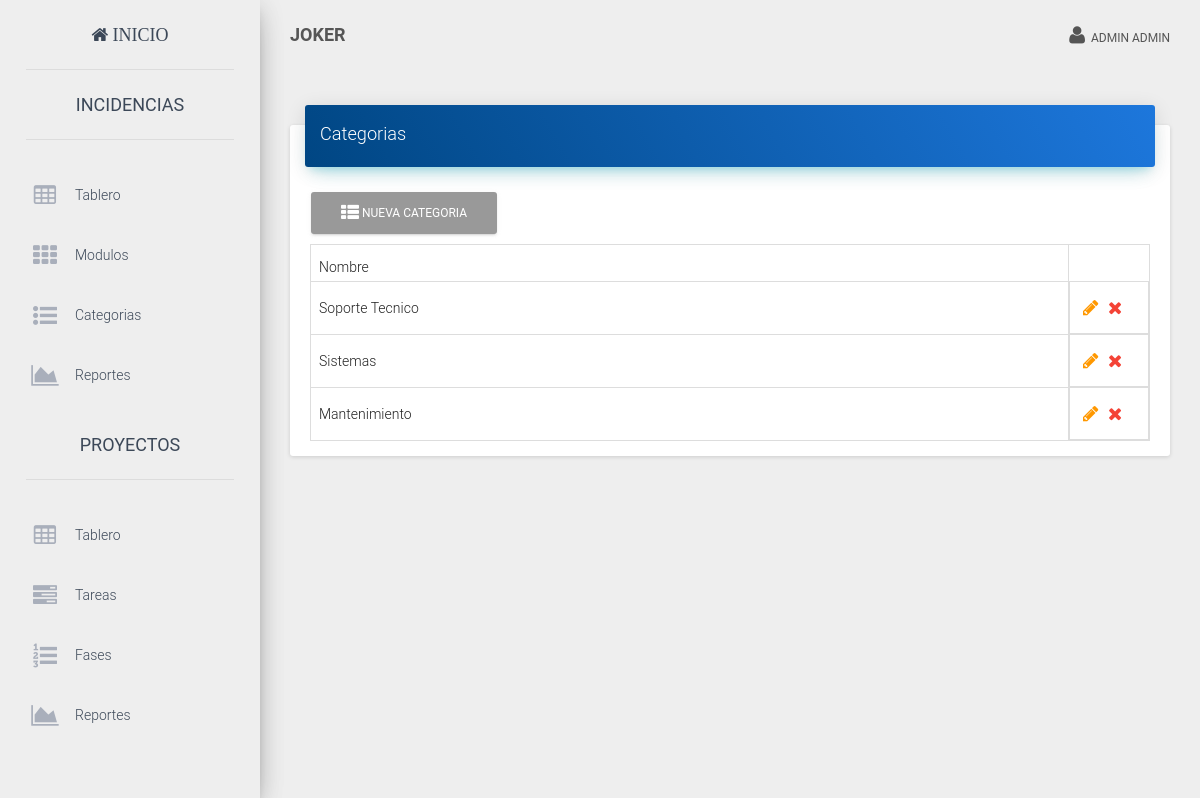
/?view=categories (signed in), run on the app's committed database.
### tables this page shows
CREATE TABLE IF NOT EXISTS `user` (
  `id` int NOT NULL AUTO_INCREMENT,
  `username` varchar(50) DEFAULT NULL,
  `name` varchar(50) DEFAULT NULL,
  `lastname` varchar(50) DEFAULT NULL,
  `email` varchar(255) DEFAULT NULL,
  `password` varchar(60) DEFAULT NULL,
  `is_active` tinyint(1) NOT NULL DEFAULT '1',
  `kind` int NOT NULL DEFAULT '1',
  `created_at` datetime DEFAULT NULL,
  PRIMARY KEY (`id`)
);

CREATE TABLE IF NOT EXISTS `category` (
  `id` int NOT NULL AUTO_INCREMENT,
  `name` varchar(200) DEFAULT NULL,
  PRIMARY KEY (`id`)
);

### core/controller/Lb.php (called while the page is built, shortened)
<?php
class Lb {
	public function start(){
		include "core/app/init.php";
	}
}
?>

### index.php (called while the page is built, shortened)
<?php
$lb = new Lb();
$lb->start();
?>

### core/controller/Executor.php (called while the page is built, shortened)
<?php
class Executor {
	public static function doit($sql){
		$con = Database::getCon();
		return array($con->query($sql),$con->insert_id);
	}
}
?>

### core/app/model/UserData.php (called while the page is built, shortened)
<?php
class UserData {
	public static $tablename = "user";
	public static function getById($id){
		$sql = "select * from ".self::$tablename." where id=$id";
		$query = Executor::doit($sql);
		return Model::one($query[0],new UserData());
	}
}
?>

### core/controller/Model.php (called while the page is built, shortened)
<?php
class Model {
	public static function exists($modelname){
		$fullpath = self::getFullpath($modelname);
		$found=false;
		if(file_exists($fullpath)){
			$found = true;
		}
		return $found;
	}
	public static function getFullpath($modelname){
		return Core::$root."core/app/model/".$modelname.".php";
	}
	public static function many($query,$aclass){
		$cnt = 0;
		$array = array();
		while($r = $query->fetch_array()){
			$array[$cnt] = new $aclass;
			$cnt2=1;
			foreach ($r as $key => $v) {
				if($cnt2>0 && $cnt2%2==0){
					$array[$cnt]->$key = $v;
				}
				$cnt2++;
			}
			$cnt++;
		}
		return $array;
	}
}
?>

### core/app/model/CategoryData.php (called while the page is built, shortened)
<?php
class CategoryData {
	public static $tablename = "category";
	public static function getAll(){
		$sql = "select * from ".self::$tablename;
		$query = Executor::doit($sql);
		return Model::many($query[0],new CategoryData());
	}
}
?>

### core/app/view/categories-view.php (the view)
<div class="row">
	<div class="col-md-12">
<div class="card">
  <div class="card-header" data-background-color="blue">
      <h4 class="title">Categorias</h4>
  </div>
  <div class="card-content table-responsive">
	<a href="index.php?view=newcategory" class="btn btn-default"><i class='fa fa-th-list'></i> Nueva Categoria</a>
		<?php
		$users = CategoryData::getAll();
		if(count($users)>0){
			?>
			<table class="table table-bordered table-hover">
			<thead>
			<th>Nombre</th>
			<th style="width:80px;"></th>
			</thead>
			<?php
			foreach($users as $user){
				?>
				<tr>
				<td><?php echo $user->name." ".$user->lastname; ?></td>
				<td style="width:80px;" class="td-actions"><a href="index.php?view=editcategory&id=<?php echo $user->id;?>" rel="tooltip" title="Editar" class="btn btn-simple btn-warning btn-xs"><i class='fa fa-pencil'></i></a> <a href="index.php?view=delcategory&id=<?php echo $user->id;?>" rel="tooltip" title="Eliminar" class=" btn-simple btn btn-danger btn-xs"><i class='fa fa-remove'></i></a></td>
				</tr>
				<?php
			}
?>
</table>
<?php
		}else{
			echo "<p class='alert alert-danger'>No hay Categorias</p>";
		}
		?>
</div>
</div>
	</div>
</div>

### core/app/layouts/layout.php (shortened to what this page needs)
<!doctype html>
<html lang="en">
<head>
  <link href="assets/css/bootstrap.min.css" rel="stylesheet" />
  <link href="assets/css/material-dashboard.css" rel="stylesheet" />
  <link href="assets/font-awesome/css/font-awesome.min.css" rel="stylesheet">
  <link href="assets/css/site.css" rel="stylesheet" />
</head>
<body>
  <?php if (isset($_SESSION["user_id"])) : ?>
    <div class="">
      <div class="sidebar" data-color="blue">
            <div class="logo">
              <a href="./" class="simple-text"><i class="fa fa-home"> Inicio</i></a>
            </div>
            <div class="sidebar-wrapper">
              <div>
                <div class="logo">
                    <a href="./?view=Inci_inicioincidencias" class="simple-text">INCIDENCIAS</a>
                </div>
                <ul class="nav">
                  <li class="" >
                    <a href="./?view=Inci_inicioincidencias">
                      <i class="fa fa-table" aria-hidden="true"></i>
                      <p>Tablero</p>
                    </a>
                  </li>
                  <?php
                  if ($_SESSION['kind'] == 1) {
                  ?>
                    <li>
                      <a href="./?view=projects">
                        <i class="fa fa fa-th"></i>
                        <p>Modulos</p>
                      </a>
                    </li>
                    <li>
                      <a href="./?view=categories">
                        <i class="fa fa-list-ul"></i>
                        <p>Categorias</p>
                      </a>
                    </li>
                    <li>
                      <a href="./?view=reports">
                        <i class="fa fa-area-chart"></i>
                        <p>Reportes</p>
                      </a>
                    </li>
                  <?php
                  }
                  ?>
                </ul>
                <?php
                if ($_SESSION['kind'] == 1) {
                ?>
                  <div class="logo">
                    <a href="./?view=Pro_inicioproyecto" class="simple-text">PROYECTOS</a>
                  </div>
                  <ul class="nav">
                    <li class="" >
                      <a href="./?view=Pro_inicioproyecto">
                        <i class="fa fa-table"></i>
                        <p>Tablero</p>
                      </a>
                    </li>
                    <li>
                      <a href="./?view=Pro_iniciotareas">
                        <i class="fa fa-tasks"></i>
                        <p>Tareas</p>
                      </a>
                    </li>
                    <li>
                      <a href="index.php?view=Pro_fases">
                        <i class="fa fa-list-ol"></i>
                        <p>Fases</p>
                      </a>
                    </li>
                    <li>
                      <a href="./?view=Pro_reportes">
                        <i class="fa fa-area-chart"></i>
                        <p>Reportes</p>
                      </a>
                    </li>
                  </ul>
                  <div class="logo">
                     <a href="./?view=users" class="simple-text"> USUARIOS</a>
                  </div>
                <?php
                }
                ?>
              </div>
            </div>
      </div>
      <div class="main-panel">
        <nav class="navbar navbar-transparent navbar-absolute">
          <div class="container-fluid">
            <div class="navbar-header">
              <a class="navbar-brand" href="./"><b>JOKER</b></a>
            </div>
            <div class="collapse navbar-collapse">
              <ul class="nav navbar-nav navbar-right">
                <li class="dropdown">
                  <a href="#" class="dropdown-toggle" data-toggle="dropdown">
                    <i class="fa fa-user"></i>
                    &nbsp;<?php echo Core::$user->name . " " . Core::$user->lastname; ?>
                  </a>
                </li>
              </ul>
            </div>
          </div>
        </nav>
        <div class="content">
              <div class="container-fluid ">
                <?php
                View::load("login");
                ?>
              </div>
        </div>
      </div>
    </div>
  <?php else : ?>
    <?php
    View::load("login");
    ?>
  <?php endif; ?>
</body>
</html>

### data on the page
user: name "ADMIN", lastname "ADMIN"
category: name "Soporte Tecnico"
category: name "Sistemas"
category: name "Mantenimiento"
